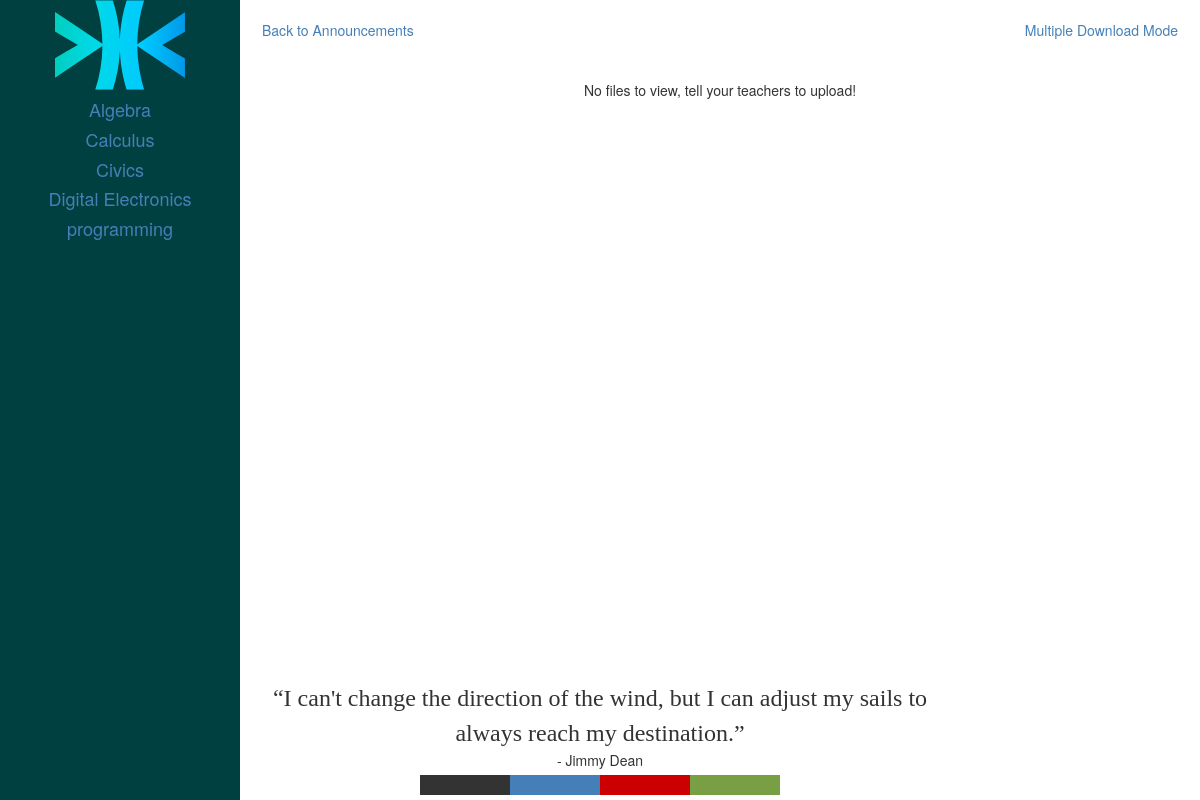
The page /section/CSY1S1/Algebra on the database its author committed.
### main/models.py (models this page shows, shortened)
class Course(models.Model):
   name = models.CharField(max_length=100)
   studyfield = models.ForeignKey(StudyField)
   def get_link_name(self):
        return self.name.replace(' ', '_')

class Quote(models.Model):
   quote = models.CharField(max_length=140)
   author = models.CharField(max_length = 100)

### main/views.py (the view)
# urls.py: url('^(?P<section_code>[0-9a-zA-Z]+)/(?P<course_name>.+)$', views.course_view, name='course_view'),
def course_view(request,section_code,course_name):
        section = Section.objects.get(code=section_code)
        courses = section.course.order_by('name')
        course = Course.objects.get(name=course_name.replace('_', ' '))
        materials = course.material_set.order_by('-pub_date').filter(section=section)
        quote = Quote.objects.get(id=1)
        context = {'section':section, 'course':course, 'courses':courses, 'materials':materials, 'quote':quote}
        return render(request,'main/course_view.html',context)

### main/templates/main/course_view.html (shortened to what this page needs)
{% extends "main/base.html" %}
{% block extra %}
	<div id="course-list">
    	{% for course in courses %}
        		<div class="course"><a href="#"><h4>{{course.name}}</h4></a></div>
        {% endfor %}
    </div>
{% endblock%}
{% block content %}
	<br>
	<a class="ann" href="{% url 'Section' section.code%}">&ensp;Back to Announcements</a>
	<a id="switch" href="{% url 'course_view_multi' section.code course.get_link_name %}">Multiple Download Mode&ensp;</a>
	<br>
	<br>
	{% if materials %}
	<table class="table">
  		<caption>
  		<h3>Materials for {{ course.name }}</h3>
  		</caption>
   		<tr>
     			<th width="30%">File Name</th>
     			<th width="50%">Description</th>
     			<th width="20%">Upload Date</th>
   		</tr>
   			{% for material in materials %}
    				<tr>
     					 <td>
     					 		<ul>
     					 			<li>
     					 				<a id="file" href="{% url 'File' material.id %}">[{{material.ext | upper}}] {{material.name | capfirst}}
        	   							</a>
     					 			</li>
     					 		</ul>
     					 </td>
      					 <td>
      					 	{% filter capfirst %}{{material.description}}{%endfilter%}
      					 </td>
      					 <td>
      					 	{{material.pub_date}}
      					 </td>
    				</tr>
   			{%endfor%}
   	</table>
   	{%else%}
   	<br>
   	<center>No files to view, tell your teachers to upload!</center>
   	{%endif%}
{% endblock %}

### main/templates/main/base.html (shortened to what this page needs)
<!DOCTYPE html>
<html>
	<head>
        <link rel="stylesheet" href="https://maxcdn.bootstrapcdn.com/bootstrap/3.3.7/css/bootstrap.min.css">
</head>
	<body bgcolor='#fffffa'>
<div id="main">
		<div id="navigation">
					{% load static%}
                <div class="logo logo-header">
  					<a href="{% url 'Home' %}">
                		{% load static %}
                		<img src="{% static 'main/Colored-Logo-01.svg' %}" width="130px" height="90px">
                	</a>
                </div>
                {% block extra %}{% endblock %}
					{% load static%}
        </div>
        <div id="content">
        	<div class="container-fluid">
  				{% block content %}
  				{% endblock %}
        	</div>
            <div id="push-pages">
            	<a href="/About_us"><div class="push-page push-page-about-us">
                </div></a>
                <a href="/Push_Page/1"><div class="push-page push-page-quick-page">
                </div>
                <a href="/Blog_post"><div class="push-page push-page-blog-post-1">
                </div></a>
                <a href="/Blog_post2"><div class="push-page push-page-blog-post-2">
                </div></a>
            </div>
        </div>
<div id="footer" class="text-center">
        	<div id="quote">
				<q>{{quote.quote}}</q><br>- {{quote.author}}<br>
            </div>
    	</div>
        </div>
	</body>
</html>

### main/templates/main/base.html (style rules this page uses)
html { font-size: 16px; height:100%; }
body { width:100%; height:100%; }
a { text-decoration: none; color: #4480b7; }
q { font-family: Copperplate, Papyrus; font-size: 1.5rem; }
#main { min-height:100%; position:relative; }
#content { width:80%; margin-left:20%; }
#navigation { position:fixed; left:0px; text-align:center; width:20%; min-height:100%; background-color:#004040; }
#footer { position:absolute; bottom:30px; width:100%; }
#switch { float:right; }
#quote { width:60%; margin-left:auto; margin-right:auto; }
#push-pages { position:fixed; bottom:5px; left:35%; width:30%; height:20px; }
.logo-header { display:inline; width:70%; margin:0px; }
.push-page { width:25%; height:100%; display:inline; float:left; }
.push-page-about-us { background-color:#333; }
.push-page-quick-page { background-color:#4480b7; }
.push-page-blog-post-1 { background-color:#cc0000; }
.push-page-blog-post-2 { background-color:#799f44; }

### rows shown on the page
Course: name "Algebra"
Course: name "Calculus"
Course: name "Civics"
Course: name "Digital Electronics"
Course: name "programming"
Quote: quote "I can't change the direction of the wind, but I can adjust my sails to always reach my destination.", author "Jimmy Dean"
